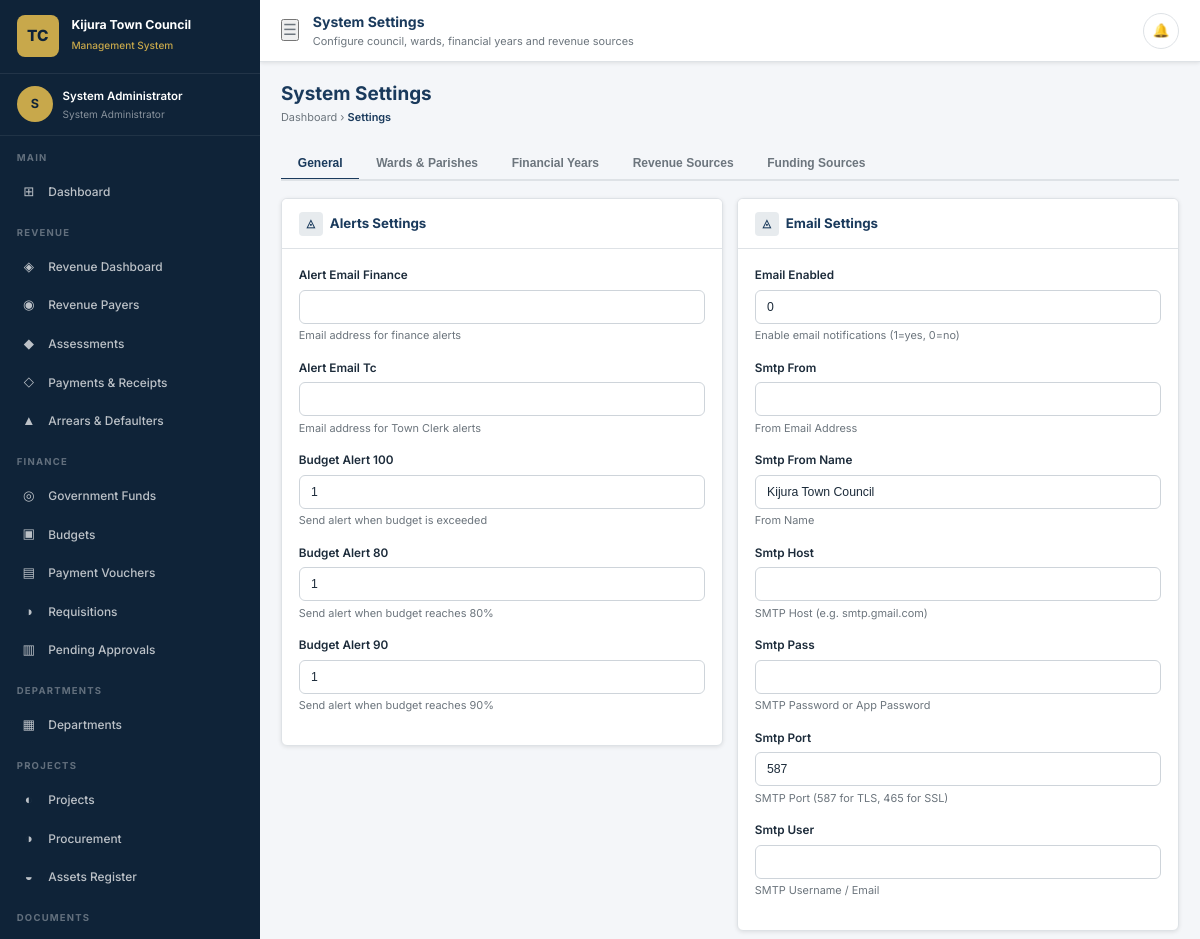
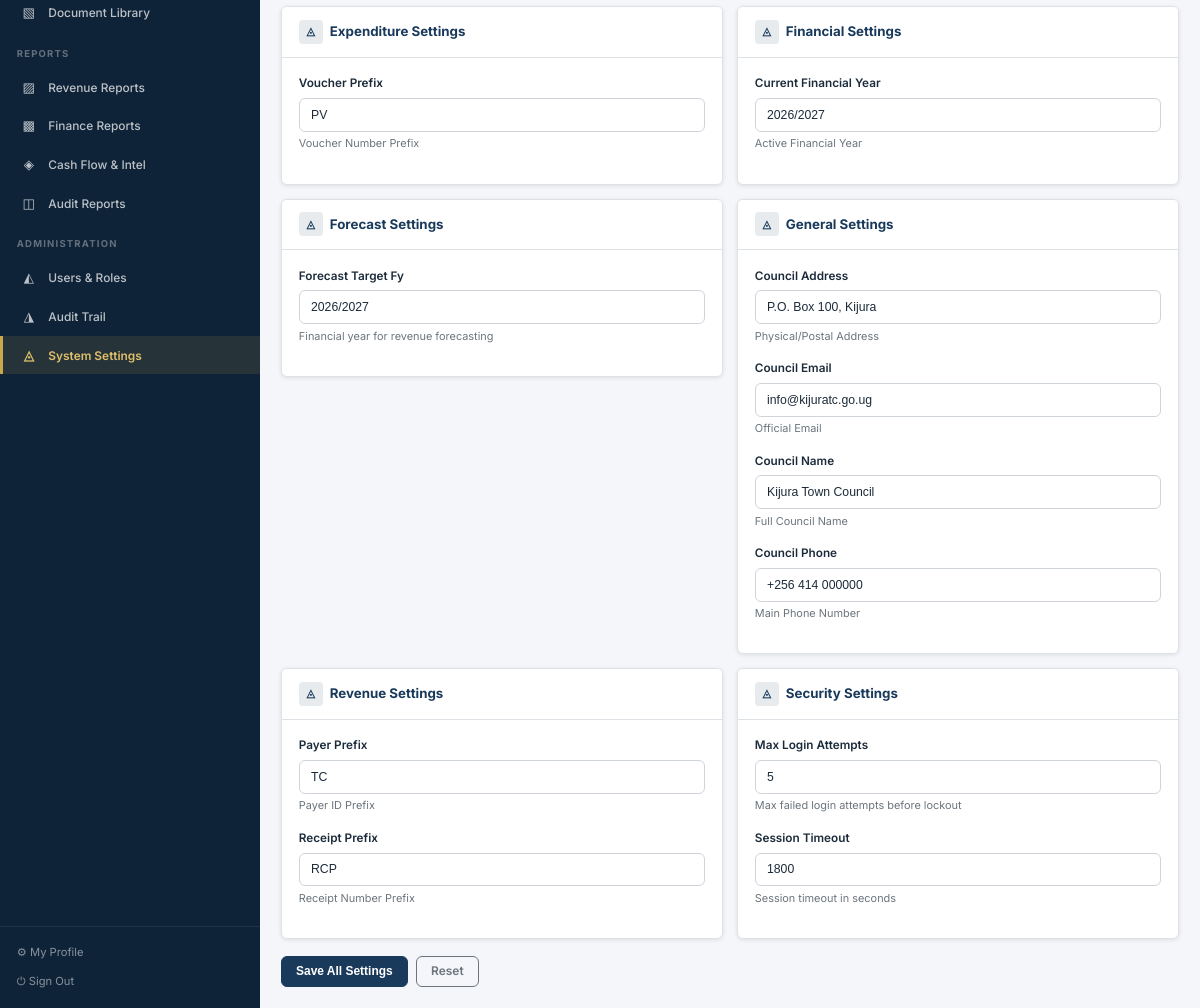
The page /modules/admin/settings.php (signed in) on the database its author committed (2 pictures, top to bottom).
### tables this page shows
CREATE TABLE IF NOT EXISTS users (
    id INT AUTO_INCREMENT PRIMARY KEY,
    employee_id VARCHAR(50) UNIQUE,
    username VARCHAR(100) NOT NULL UNIQUE,
    email VARCHAR(200) NOT NULL UNIQUE,
    password_hash VARCHAR(255) NOT NULL,
    full_name VARCHAR(200) NOT NULL,
    phone VARCHAR(20),
    role_id INT NOT NULL,
    department_id INT,
    designation VARCHAR(150),
    is_active TINYINT(1) DEFAULT 1,
    must_change_password TINYINT(1) DEFAULT 0,
    last_login TIMESTAMP NULL,
    login_attempts INT DEFAULT 0,
    locked_until TIMESTAMP NULL,
    two_fa_enabled TINYINT(1) DEFAULT 0,
    two_fa_secret VARCHAR(100),
    profile_photo VARCHAR(255),
    created_by INT,
    created_at TIMESTAMP DEFAULT CURRENT_TIMESTAMP,
    updated_at TIMESTAMP DEFAULT CURRENT_TIMESTAMP ON UPDATE CURRENT_TIMESTAMP,
    FOREIGN KEY (role_id) REFERENCES roles(id),
    FOREIGN KEY (department_id) REFERENCES departments(id)
);

CREATE TABLE IF NOT EXISTS roles (
    id INT AUTO_INCREMENT PRIMARY KEY,
    name VARCHAR(100) NOT NULL UNIQUE,
    slug VARCHAR(100) NOT NULL UNIQUE,
    description TEXT,
    created_at TIMESTAMP DEFAULT CURRENT_TIMESTAMP
);

CREATE TABLE IF NOT EXISTS system_settings (
    id INT AUTO_INCREMENT PRIMARY KEY,
    setting_key VARCHAR(100) NOT NULL UNIQUE,
    setting_value TEXT,
    setting_group VARCHAR(100),
    description TEXT,
    updated_by INT,
    updated_at TIMESTAMP DEFAULT CURRENT_TIMESTAMP ON UPDATE CURRENT_TIMESTAMP
);

### includes/functions.php (called while the page is built, shortened)
<?php
function getCurrentUser(): ?array {
    static $user = null;
    if ($user !== null) return $user;
    $db = getDB();
    $stmt = $db->prepare("SELECT u.*, r.slug AS role_slug, r.name AS role_name, d.name AS dept_name
                          FROM users u
                          JOIN roles r ON u.role_id = r.id
                          LEFT JOIN departments d ON u.department_id = d.id
                          WHERE u.id = ? AND u.is_active = 1");
    $stmt->execute([$_SESSION['user_id']]);
    $user = $stmt->fetch();
    return $user ?: null;
}
function getSystemSetting(string $key): ?string {
    static $settings = null;
    if ($settings === null) {
        try {
            $db = getDB();
            $rows = $db->query("SELECT setting_key, setting_value FROM system_settings")->fetchAll();
            $settings = array_column($rows, 'setting_value', 'setting_key');
        } catch (Exception $e) {
            return null;
        }
    }
    return $settings[$key] ?? null;
}

### modules/admin/settings.php (the view, shortened to what this page needs)
<?php
require_once __DIR__ . '/../../includes/layout.php';
$user = getCurrentUser();
$db   = getDB();
$allSettings = $db->query("SELECT * FROM system_settings ORDER BY setting_group, setting_key")->fetchAll();
$grouped     = [];
foreach ($allSettings as $s) $grouped[$s['setting_group']][] = $s;
$activeTab = $_GET['tab'] ?? 'general';
renderHead('System Settings');
echo '<body><div class="app-wrapper">';
renderSidebar($user);
echo '<div class="main-content">';
renderTopbar('System Settings','Configure council, wards, financial years and revenue sources');
renderPageStart('System Settings','', [
    ['url'=>APP_URL.'/dashboard.php','label'=>'Dashboard'],
    ['url'=>'#','label'=>'Settings']
]);
renderPageActions('');
?>
<div class="tab-group" style="margin-bottom:1.2rem;">
  <div class="tab-nav">
    <button class="tab-link <?= $activeTab==='general'?'active':'' ?>"   data-tab="generalTab">General</button>
    <button class="tab-link <?= $activeTab==='wards'?'active':'' ?>"     data-tab="wardsTab">Wards & Parishes</button>
    <button class="tab-link <?= $activeTab==='fy'?'active':'' ?>"        data-tab="fyTab">Financial Years</button>
    <button class="tab-link <?= $activeTab==='revsrc'?'active':'' ?>"    data-tab="revsrcTab">Revenue Sources</button>
    <button class="tab-link <?= $activeTab==='fundsrc'?'active':'' ?>"   data-tab="fundsrcTab">Funding Sources</button>
  </div>
</div>
<div id="generalTab" class="tab-panel <?= $activeTab==='general'?'active':'' ?>">
  <form method="POST">
    <div class="grid-2" style="align-items:start;">
      <?php foreach ($grouped as $group => $settings): ?>
      <div class="card">
        <div class="card-header">
          <h5><span class="ch-icon">◬</span> <?= ucwords(str_replace('_',' ',$group)) ?> Settings</h5>
        </div>
        <div class="card-body">
          <?php foreach ($settings as $s):
            $isSecret = str_contains($s['setting_key'],'password') || str_contains($s['setting_key'],'secret');
          ?>
          <div class="form-group">
            <label class="form-label"><?= htmlspecialchars(ucwords(str_replace('_',' ',$s['setting_key']))) ?></label>
            <input type="<?= $isSecret?'password':'text' ?>"
                   name="settings[<?= htmlspecialchars($s['setting_key']) ?>]"
                   class="form-control"
                   value="<?= $isSecret ? '' : htmlspecialchars($s['setting_value']??'') ?>"
                   placeholder="<?= $isSecret ? '(leave blank to keep current)' : '' ?>">
            <?php if ($s['description']): ?>
              <div class="form-text"><?= htmlspecialchars($s['description']) ?></div>
            <?php endif; ?>
          </div>
          <?php endforeach; ?>
        </div>
      </div>
      <?php endforeach; ?>
    </div>
    <div style="margin-top:1.2rem; display:flex; gap:.6rem;">
      <button type="submit" class="btn btn-primary">Save All Settings</button>
      <a href="settings.php" class="btn btn-outline-secondary">Reset</a>
    </div>
  </form>
</div>
<?php renderPageEnd(); echo '</div></div>'; ?>
<?php renderFooter(); ?>

### includes/layout.php (shortened to what this page needs)
<?php
require_once __DIR__ . '/../includes/functions.php';
$__user = getCurrentUser();
function getSidebarNav(array $user): array {
    $role = $user['role_slug'];
    $nav  = [];
    $nav[] = ['section' => 'Main'];
    $nav[] = ['label' => 'Dashboard', 'href' => 'dashboard.php', 'icon' => '⊞', 'module' => 'dashboard'];
    if (in_array($role, ['admin','town_clerk','finance_officer','revenue_officer','auditor','management'])) {
        $nav[] = ['section' => 'Revenue'];
        $nav[] = ['label' => 'Revenue Dashboard',   'href' => 'modules/revenue/dashboard.php',    'icon' => '◈', 'module' => 'revenue'];
        $nav[] = ['label' => 'Revenue Payers',       'href' => 'modules/revenue/payers.php',       'icon' => '◉', 'module' => 'payers'];
        $nav[] = ['label' => 'Assessments',          'href' => 'modules/revenue/assessments.php',  'icon' => '◆', 'module' => 'assessments'];
        $nav[] = ['label' => 'Payments & Receipts',  'href' => 'modules/revenue/payments.php',     'icon' => '◇', 'module' => 'payments'];
        $nav[] = ['label' => 'Arrears & Defaulters', 'href' => 'modules/revenue/arrears.php',      'icon' => '▲', 'module' => 'arrears'];
    }
    if (in_array($role, ['admin','town_clerk','finance_officer','auditor','management'])) {
        $nav[] = ['section' => 'Finance'];
        $nav[] = ['label' => 'Government Funds',  'href' => 'modules/funding/index.php',         'icon' => '◎', 'module' => 'funding'];
        $nav[] = ['label' => 'Budgets',           'href' => 'modules/budget/index.php',          'icon' => '▣', 'module' => 'budget'];
    }
    if (in_array($role, ['admin','town_clerk','finance_officer','hod','auditor'])) {
        $nav[] = ['label' => 'Payment Vouchers',  'href' => 'modules/expenditure/vouchers.php',  'icon' => '▤', 'module' => 'vouchers'];
        $nav[] = ['label' => 'Requisitions',       'href' => 'modules/expenditure/requisitions.php','icon' => '◑', 'module' => 'requisitions'];
        $nav[] = ['label' => 'Pending Approvals', 'href' => 'modules/expenditure/approvals.php', 'icon' => '▥', 'module' => 'approvals'];
    }
    if (in_array($role, ['admin','town_clerk','finance_officer','hod','auditor','management'])) {
        $nav[] = ['section' => 'Departments'];
        $nav[] = ['label' => 'Departments',       'href' => 'modules/departments/index.php',     'icon' => '▦', 'module' => 'departments'];
    }
    if (in_array($role, ['admin','town_clerk','finance_officer','hod','auditor','management'])) {
        $nav[] = ['section' => 'Projects'];
        $nav[] = ['label' => 'Projects',          'href' => 'modules/projects/index.php',        'icon' => '◐', 'module' => 'projects'];
        $nav[] = ['label' => 'Procurement',       'href' => 'modules/procurement/index.php',     'icon' => '◑', 'module' => 'procurement'];
        $nav[] = ['label' => 'Assets Register',   'href' => 'modules/assets_mgmt/index.php',     'icon' => '◒', 'module' => 'assets'];
    }
    $nav[] = ['section' => 'Documents'];
    $nav[] = ['label' => 'Document Library',  'href' => 'modules/documents/index.php',       'icon' => '▧', 'module' => 'documents'];
    $nav[] = ['section' => 'Reports'];
    $nav[] = ['label' => 'Revenue Reports',    'href' => 'modules/reports/revenue.php',   'icon' => '▨', 'module' => 'reports'];
    $nav[] = ['label' => 'Finance Reports',    'href' => 'modules/reports/finance.php',   'icon' => '▩', 'module' => 'reports'];
    $nav[] = ['label' => 'Cash Flow & Intel',  'href' => 'modules/reports/cashflow.php',  'icon' => '◈', 'module' => 'cashflow'];
    if (in_array($role, ['admin','town_clerk','auditor'])) {
        $nav[] = ['label' => 'Audit Reports',  'href' => 'modules/reports/audit.php',     'icon' => '◫', 'module' => 'reports'];
    }
    if (in_array($role, ['admin','town_clerk'])) {
        $nav[] = ['section' => 'Administration'];
        $nav[] = ['label' => 'Users & Roles',     'href' => 'modules/admin/users.php',          'icon' => '◭', 'module' => 'users'];
        $nav[] = ['label' => 'Audit Trail',       'href' => 'modules/audit/index.php',           'icon' => '◮', 'module' => 'audit'];
        $nav[] = ['label' => 'System Settings',   'href' => 'modules/admin/settings.php',        'icon' => '◬', 'module' => 'settings'];
    }
    return $nav;
}
function renderHead(string $title, array $extraCss = []): void {
    $appName = defined('APP_NAME') ? APP_NAME : 'TCMS';
    $base    = defined('APP_URL')  ? APP_URL  : '';
    echo <<<HTML
<!DOCTYPE html>
<html lang="en">
<head>
  <meta charset="UTF-8">
  <meta name="viewport" content="width=device-width, initial-scale=1.0">
  <meta name="robots" content="noindex,nofollow">
  <title>{$title} — {$appName}</title>
  <link rel="preconnect" href="https://fonts.googleapis.com">
  <link href="https://fonts.googleapis.com/css2?family=Inter:wght@400;500;600;700;800&display=swap" rel="stylesheet">
  <link rel="stylesheet" href="{$base}/assets/css/tcms.css">
HTML;
    echo "</head>\n";
}
function renderSidebar(array $user): void {
    $base    = defined('APP_URL') ? APP_URL : '';
    $nav     = getSidebarNav($user);
    $initial = strtoupper(substr($user['full_name'], 0, 1));
    $councilName = getSystemSetting('council_name') ?? 'Town Council';
    echo <<<HTML
<aside class="sidebar" id="sidebar">
  <div class="sidebar-brand">
    <div class="brand-emblem">TC</div>
    <div class="brand-text">
      <h2>{$councilName}</h2>
      <span>Management System</span>
    </div>
  </div>
  <div class="sidebar-user">
    <div class="user-avatar">{$initial}</div>
    <div class="user-info">
      <div class="name">{$user['full_name']}</div>
      <div class="role">{$user['role_name']}</div>
    </div>
  </div>
  <nav>
HTML;
    foreach ($nav as $item) {
        if (isset($item['section'])) {
            echo "    <div class=\"nav-section\"><div class=\"nav-section-label\">{$item['section']}</div>\n";
            echo "    </div>\n";
            echo "    <div>\n";
            continue;
        }
        $href    = $base . '/' . $item['href'];
        $active  = (str_contains($_SERVER['PHP_SELF'], $item['module'])) ? 'active' : '';
        $icon    = $item['icon'];
        $label   = $item['label'];
        echo "      <a href=\"{$href}\" class=\"nav-item-link {$active}\"><span class=\"nav-icon\">{$icon}</span>{$label}</a>\n";
    }
    echo <<<HTML
    </div>
  </nav>
  <div class="sidebar-footer">
    <a href="{$base}/modules/auth/profile.php">⚙ My Profile</a>
    <a href="{$base}/modules/auth/logout.php">⏻ Sign Out</a>
  </div>
</aside>
<div id="sidebarOverlay" style="display:none;position:fixed;inset:0;background:rgba(0,0,0,.4);z-index:999;" onclick="document.getElementById('sidebar').classList.remove('open');this.style.display='none';"></div>
HTML;
}
function renderTopbar(string $title, string $subtitle = ''): void {
    $base          = defined('APP_URL') ? APP_URL : '';
    $unread        = getUnreadNotificationCount();
    $dotHtml       = $unread > 0 ? '<span class="notif-dot"></span>' : '';
    $notifHtml     = '';
    if (!$notifHtml) $notifHtml = '<div style="padding:1.2rem;text-align:center;color:#aaa;font-size:.84rem;">No notifications</div>';
    echo <<<HTML
<header class="topbar">
  <div class="topbar-left">
    <button class="menu-toggle" id="menuToggle" aria-label="Toggle menu">☰</button>
    <div>
      <div class="topbar-title">{$title}</div>
      <div class="topbar-subtitle">{$subtitle}</div>
    </div>
  </div>
  <div class="topbar-right">
    <div style="position:relative;">
      <button class="topbar-btn" id="notifBtn" aria-label="Notifications" onclick="document.getElementById('notifDrop').classList.toggle('show')">
        🔔{$dotHtml}
      </button>
      <div id="notifDrop" style="display:none;position:absolute;right:0;top:44px;width:320px;background:#fff;border:1px solid #dee2e6;border-radius:8px;box-shadow:0 4px 20px rgba(0,0,0,.15);z-index:2000;" class="">
        <div style="padding:.7rem .9rem;border-bottom:1px solid #dee2e6;font-weight:700;font-size:.84rem;display:flex;justify-content:space-between;">
          Notifications <a href="{$base}/api/notifications.php?action=mark_read" style="font-size:.75rem;font-weight:400;">Mark all read</a>
        </div>
        {$notifHtml}
        <div style="padding:.5rem .9rem;text-align:center;"><a href="{$base}/modules/notifications/index.php" style="font-size:.8rem;">View all</a></div>
      </div>
    </div>
  </div>
</header>
<script>document.addEventListener('click',function(e){var d=document.getElementById('notifDrop');if(d&&!e.target.closest('#notifBtn')&&!e.target.closest('#notifDrop'))d.style.display='none';});</script>
HTML;
}
function renderPageStart(string $title, string $subtitle = '', array $breadcrumb = []): void {
    echo '<div class="page-content">' . "\n";
    if ($title) {
        $bcHtml = '';
        if ($breadcrumb) {
            $bcHtml = '<div class="breadcrumb">';
            foreach ($breadcrumb as $i => $crumb) {
                if ($i < count($breadcrumb) - 1) {
                    $bcHtml .= "<a href=\"{$crumb['url']}\">{$crumb['label']}</a> &rsaquo; ";
                } else {
                    $bcHtml .= "<span>{$crumb['label']}</span>";
                }
            }
            $bcHtml .= '</div>';
        }
        echo <<<HTML
<div class="page-header">
  <div>
    <h1>{$title}</h1>
    {$bcHtml}
  </div>
HTML;
    }
}
function renderPageActions(string $html = ''): void {
    echo "</div>\n";
}
function renderPageEnd(): void {
    echo '</div>' . "\n";
}
function renderFooter(array $scripts = []): void {
    echo "</body>\n</html>\n";
}

### rows shown on the page
users: full_name "S", full_name "System Administrator", role.name "System Administrator"
system_settings: setting_key "Alert Email Finance", description "Email address for finance alerts"
system_settings: setting_key "Alert Email Tc", description "Email address for Town Clerk alerts"
system_settings: setting_key "Budget Alert 100", setting_value "1", description "Send alert when budget is exceeded"
system_settings: setting_key "Budget Alert 80", setting_value "1", description "Send alert when budget reaches 80%"
system_settings: setting_key "Budget Alert 90", setting_value "1", description "Send alert when budget reaches 90%"
system_settings: setting_key "Email Enabled", setting_value "0", description "Enable email notifications (1=yes, 0=no)"
system_settings: setting_key "Smtp From", description "From Email Address"
system_settings: setting_key "Smtp From Name", setting_value "Kijura Town Council", description "From Name"
system_settings: setting_key "Smtp Host", description "SMTP Host (e.g. smtp.gmail.com)"
system_settings: setting_key "Smtp Pass", description "SMTP Password or App Password"
system_settings: setting_key "Smtp Port", setting_value "587", description "SMTP Port (587 for TLS, 465 for SSL)"
system_settings: setting_key "Smtp User", description "SMTP Username / Email"
system_settings: setting_key "Voucher Prefix", setting_value "PV", description "Voucher Number Prefix"
system_settings: setting_key "Current Financial Year", setting_value "2026/2027", description "Active Financial Year"
system_settings: setting_key "Forecast Target Fy", setting_value "2026/2027", description "Financial year for revenue forecasting"
system_settings: setting_key "Council Address", setting_value "P.O. Box 100, Kijura", description "Physical/Postal Address"
system_settings: setting_key "Council Email", setting_value "info@kijuratc.go.ug", description "Official Email"
system_settings: setting_key "Council Name", setting_value "Kijura Town Council", description "Full Council Name"
system_settings: setting_key "Council Phone", setting_value "+256 414 000000", description "Main Phone Number"
system_settings: setting_key "Payer Prefix", setting_value "TC", description "Payer ID Prefix"
system_settings: setting_key "Receipt Prefix", setting_value "RCP", description "Receipt Number Prefix"
system_settings: setting_key "Max Login Attempts", setting_value "5", description "Max failed login attempts before lockout"
system_settings: setting_key "Session Timeout", setting_value "1800", description "Session timeout in seconds"

### other values the page prints
$councilName "Kijura Town Council"
$item['section'] "MAIN"
$icon "⊞"
$label "Dashboard"
$item['section'] "REVENUE"
$icon "◈"
$label "Revenue Dashboard"
$icon "◉"
$label "Revenue Payers"
$icon "◆"
$label "Assessments"
$icon "◇"
$label "Payments & Receipts"
$icon "▲"
$label "Arrears & Defaulters"
